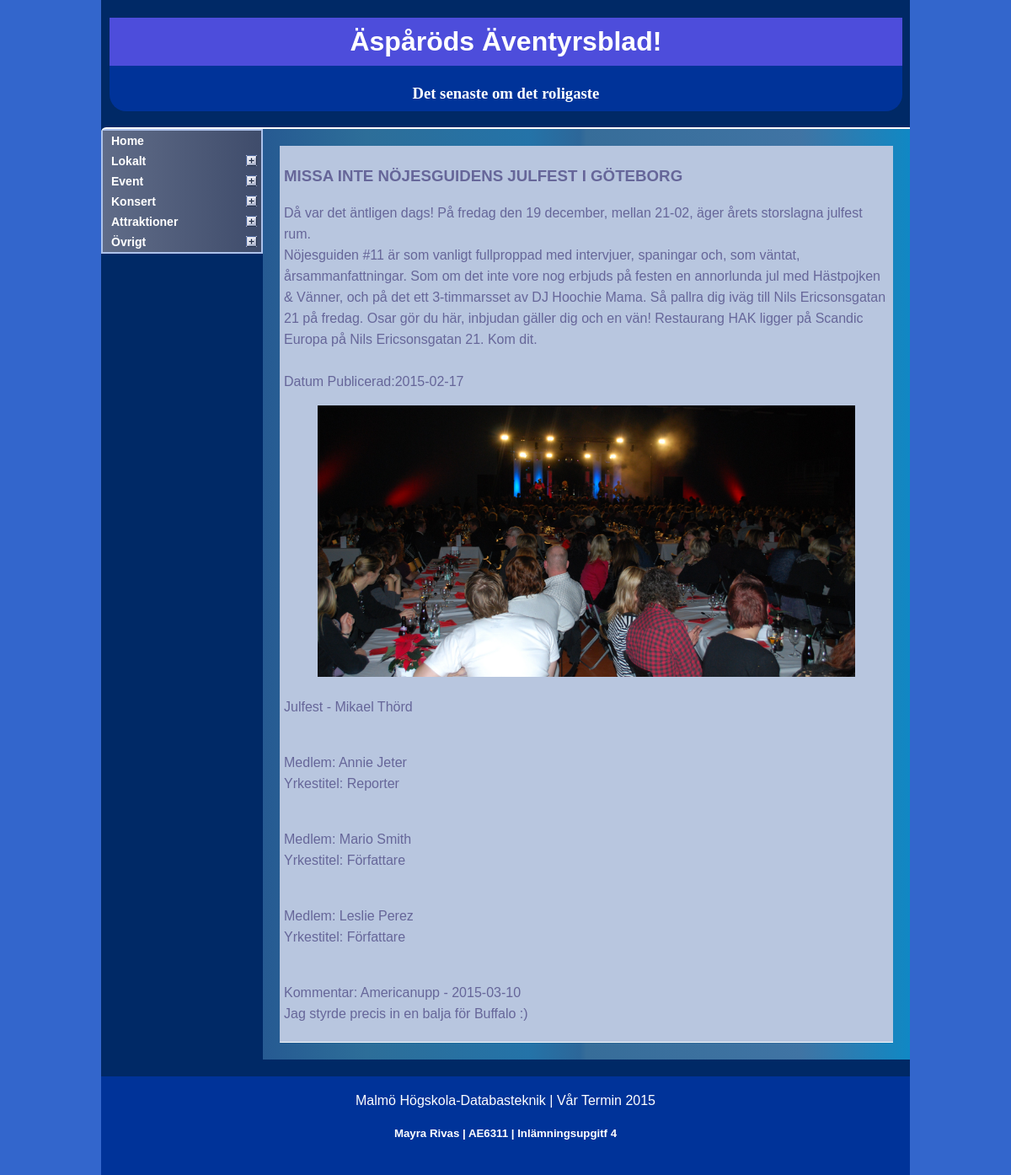
Screenshot of /webbartikel.php?MyIdArticle=4 with the database file from the repository.
### tables this page shows
CREATE TABLE IF NOT EXISTS `huvudkategori` (
  `Id_Huvudkategori` int(11) NOT NULL,
  `Huvudkategori_typ` varchar(20) DEFAULT NULL
);

CREATE TABLE IF NOT EXISTS `har` (
  `Id_Artikel` int(11) NOT NULL DEFAULT '0',
  `Id_Bild` int(11) NOT NULL DEFAULT '0',
  `BildText` varchar(255) DEFAULT NULL
);

CREATE TABLE IF NOT EXISTS `artikel` (
  `Id_Artikel` int(11) NOT NULL,
  `Rubrik` varchar(60) DEFAULT NULL,
  `Ingress` varchar(100) DEFAULT NULL,
  `Brodtext` longtext,
  `Datum_publicerad` date DEFAULT NULL,
  `Id_Subkategori` int(11) DEFAULT NULL
);

CREATE TABLE IF NOT EXISTS `bild` (
  `Id_Bild` int(11) NOT NULL,
  `Beskrivning` varchar(20) DEFAULT NULL,
  `Hojd` int(11) DEFAULT NULL,
  `Bredd` int(11) DEFAULT NULL,
  `Namn_fotograf` varchar(20) DEFAULT NULL,
  `Bild_sokvag` varchar(255) DEFAULT NULL
);

CREATE TABLE IF NOT EXISTS `skriv` (
  `Id_Artikel` int(11) NOT NULL DEFAULT '0',
  `Id_Medlem` int(11) NOT NULL DEFAULT '0'
);

CREATE TABLE IF NOT EXISTS `medlem` (
  `Id_Medlem` int(11) NOT NULL,
  `Anvendarnamn` varchar(15) DEFAULT NULL,
  `Namn` varchar(50) DEFAULT NULL,
  `Yrkestitel` varchar(30) DEFAULT NULL,
  `Losenord` varchar(15) DEFAULT NULL
);

CREATE TABLE IF NOT EXISTS `kommentar` (
  `Id_Kommentar` int(11) NOT NULL,
  `Användarnamn` varchar(15) DEFAULT NULL,
  `Text_kommentar` varchar(255) DEFAULT NULL,
  `Datum_Kommentar` date DEFAULT NULL,
  `Id_Artikel` int(11) DEFAULT NULL
);

### php/menu.php (the view, shortened to what this page needs)
<?php
	include 'connection.php';
	$category = mysql_query("SELECT Id_Huvudkategori, Huvudkategori_Typ FROM huvudkategori", $link);
	if ($row_categ = mysql_fetch_array($category)){
		echo "<div class='glossymenu'>";
		echo "<a class='menuitem' href='index.php'>Home</a>";
		do {
			$subcategory = mysql_query("SELECT Id_Subkategori, Subkategori_Namn FROM subkategori WHERE Id_Huvudkategori=".$row_categ["Id_Huvudkategori"], $link);
			if ($row_subcateg = mysql_fetch_array($subcategory)){
				echo "<a class='menuitem submenuheader' href='artikel.php?MyIdHuv=".$row_categ["Id_Huvudkategori"]."'>".$row_categ["Huvudkategori_Typ"]."</a>";
			}
			else {
				echo "<a class='menuitem' href='artikel.php?MyIdHuv=".$row_categ["Id_Huvudkategori"]."&MyIdSub=-1'>".$row_categ["Huvudkategori_Typ"]."</a>";
			}
		} while ($row_categ = mysql_fetch_array($category));
		echo "</div>";
	} else {
		echo "¡ Databasen är tom!";
	}
?>

### php/Consult5.php (shortened to what this page needs)
<?php
	include 'connection.php';
	$MyIdArtikel=$_GET['MyIdArticle'];
	$Artikel = mysql_query("SELECT artikel.Rubrik, artikel.Ingress, artikel.Brodtext, artikel.Datum_Publicerad FROM artikel WHERE Id_Artikel=".$MyIdArtikel.";", $link);
	$Medlem = mysql_query("SELECT medlem.Namn, medlem.Yrkestitel, skriv.Id_Medlem FROM medlem, skriv WHERE skriv.Id_Medlem = medlem.Id_Medlem AND Skriv.Id_Artikel = ".$MyIdArtikel.";", $link);
	$Bild = mysql_query("SELECT har.Id_Artikel, bild.Id_Bild, bild.Beskrivning, bild.Namn_Fotograf, har.BildText, bild.Bild_sokvag, bild.Hojd, bild.Bredd FROM bild, har WHERE har.Id_Artikel = ".$MyIdArtikel." AND bild.Id_Bild = har.Id_Bild;", $link);
	$Kommentar = mysql_query("SELECT * FROM kommentar WHERE kommentar.Id_Artikel = ".$MyIdArtikel." ;", $link);
	if ($row_categ = mysql_fetch_array($Artikel)){
		do {
			echo "<article>";
			echo "<h3>".$row_categ["Rubrik"]."</h3>";
			echo "<p>".$row_categ["Ingress"].".<br/>".$row_categ["Brodtext"]."<br/><br/>Datum Publicerad:".$row_categ["Datum_Publicerad"]."</p>";
			if ($row_bild = mysql_fetch_array($Bild)){
				echo "<figure><img src='".$row_bild["Bild_sokvag"]."' width=".$row_bild["Bredd"]."px heigh=".$row_bild["Hojd"]."<px></figure><figcaption>".$row_bild["Beskrivning"]." - ".$row_bild["Namn_Fotograf"]. "</figcaption>";
			}
			if ($row_medlem = mysql_fetch_array($Medlem)){
				do {
					echo "<p> <br/>Medlem: ".$row_medlem[0]."<br/>Yrkestitel: ".$row_medlem[1]."</p>";
				} while ($row_medlem = mysql_fetch_array($Medlem));
			}
			if ($row_kommentar = mysql_fetch_array($Kommentar)){
				do {
					echo "<p> <br/>Kommentar: ".$row_kommentar[1]." - ".$row_kommentar[3]."<br/>".$row_kommentar[2]."</p>";
				} while ($row_kommentar = mysql_fetch_array($Kommentar));
			}
			echo "</article>";
		} while ($row_categ = mysql_fetch_array($Artikel));
	} else {
		echo "¡ Databasen är tom !";
	}
?>

### css/styles.css (style rules this page uses)
body { background:#3366CC; font-family:Arial; }
section img { width:100%; height:auto; }
article { padding:5px; color:#666699; border-bottom:1px solid white; background: rgb(184,198,223); background: -moz-linear-gradient(left, rgba(184,198,223,1) 28%, rgba(184,198,223,1) 97%); background: -webkit-gradient(linear, left top, right top, color-stop(28%,rgba(184,198,223,1)), color-stop(97%,rgba(184,198,223,1))); background: -webkit-linear-gradient(left, rgba(184,198,223,1) 28%,rgba(184,198,223,1) 97%); background: -o-linear-gradient(left, rgba(184,198,223,1) 28%,rgba(184,198,223,1) 97%); background: -ms-linear-gradient(left, rgba(184,198,223,1) 28%,rgba(184,198,223,1) 97%); background: linear-gradient(to right, rgba(184,198,223,1) 28%,rgba(184,198,223,1) 97%); filter: progid:DXImageTransform.Microsoft.gradient( startColorstr='#b8c6df', endColorstr='#b8c6df',GradientType=1 ); line-height:25px; }

### css/ddaccordion.css (style rules this page uses)
.glossymenu { margin: 1px; padding: 1px; width: 98%; }
.glossymenu a.menuitem { font: bold 14px "Lucida Grande", "Trebuchet MS", Verdana, Helvetica, sans-serif; color: white; display: block; position: relative; width: auto; padding: 4px 0; padding-left: 10px; text-decoration: none; background: rgb(96,108,136); background: -moz-linear-gradient(left, rgba(96,108,136,1) 0%, rgba(63,76,107,1) 100%); background: -webkit-gradient(linear, left top, right top, color-stop(0%,rgba(96,108,136,1)), color-stop(100%,rgba(63,76,107,1))); background: -webkit-linear-gradient(left, rgba(96,108,136,1) 0%,rgba(63,76,107,1) 100%); background: -o-linear-gradient(left, rgba(96,108,136,1) 0%,rgba(63,76,107,1) 100%); background: -ms-linear-gradient(left, rgba(96,108,136,1) 0%,rgba(63,76,107,1) 100%); background: linear-gradient(to right, rgba(96,108,136,1) 0%,rgba(63,76,107,1) 100%); filter: progid:DXImageTransform.Microsoft.gradient( startColorstr='#606c88', endColorstr='#3f4c6b',GradientType=1 ); }

### rows the page displays
huvudkategori: Huvudkategori_typ "Lokalt"
huvudkategori: Huvudkategori_typ "Event"
huvudkategori: Huvudkategori_typ "Konsert"
huvudkategori: Huvudkategori_typ "Attraktioner"
huvudkategori: Huvudkategori_typ "Övrigt"
har: Id_Artikel.Rubrik "MISSA INTE NÖJESGUIDENS JULFEST I GÖTEBORG", Id_Artikel.Ingress "Då var det äntligen dags! På fredag den 19 december, mellan 21-02, äger årets storslagna julfest rum", Id_Artikel.Brodtext "Nöjesguiden #11 är som vanligt fullproppad med intervjuer, spaningar och, som väntat, årsammanfattningar. Som om det inte vore nog erbjuds på festen en annorlunda jul med Hästpojken & Vänner, och på det ett 3-timmarsset av DJ Hoochie Mama. Så pallra dig iväg till Nils Ericsonsgatan 21 på fredag. Osar gör du här, inbjudan gäller dig och en vän! Restaurang HAK ligger på Scandic Europa på Nils Ericsonsgatan 21. Kom dit.", Id_Artikel.Datum_publicerad "2015-02-17", Id_Bild.Hojd (picture), Id_Bild.Beskrivning "Julfest", Id_Bild.Namn_fotograf "Mikael Thörd"
skriv: Id_Medlem.Namn "Annie Jeter", Id_Medlem.Yrkestitel "Reporter"
skriv: Id_Medlem.Namn "Mario Smith", Id_Medlem.Yrkestitel "Författare"
skriv: Id_Medlem.Namn "Leslie Perez", Id_Medlem.Yrkestitel "Författare"
kommentar: Användarnamn "Americanupp", Datum_Kommentar "2015-03-10", Text_kommentar "Jag styrde precis in en balja för Buffalo :)"
